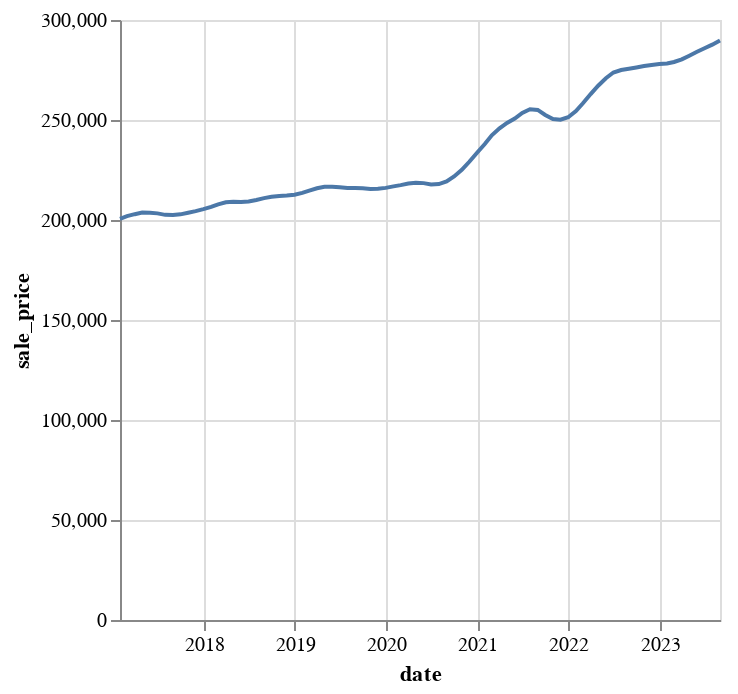

Notebook source saved alongside this figure:
### Code cell
import altair as alt

zillow_df['date'] = pd.to_datetime(zillow_df['date'])

df_19713 = zillow_df[zillow_df['zipcode'] == '19713']
alt.Chart(df_19713).mark_line().encode(
    x='date:T',
    y= 'sale_price'
)

### Figure 1 — Vega-Lite specification as saved in the notebook (floating-point values rounded to 4 significant figures)
{"config": {"view": {"continuousWidth": 300, "continuousHeight": 300}}, "data": {"name": "data-2b7bda05f4f88726af01329d7cc7e0e0"}, "mark": {"type": "line"}, "encoding": {"x": {"field": "date", "type": "temporal"}, "y": {"field": "sale_price", "type": "quantitative"}}, "$schema": "https://vega.github.io/schema/vega-lite/v5.15.1.json", "datasets": {"data-2b7bda05f4f88726af01329d7cc7e0e0": [{"RegionID": 66037, "SizeRank": 2929, "zipcode": "19713", "RegionType": "zip", "StateName": "DE", "State": "DE", "City": "Newark", "Metro": "Philadelphia-Camden-Wilmington, PA-NJ-DE-MD", "CountyName": "New Castle County", "date": "2021-12-31T00:00:00", "sale_price": 251400.0, "year": "2021", "sale_price_lagged_1month": 250200.0, "sale_price_lagged_12months": 233600.0, "month_over_month_change": -0.00483, "year_over_year_change": -0.07067}, {"RegionID": 66037, "SizeRank": 2929, "zipcode": "19713", "RegionType": "zip", "StateName": "DE", "State": "DE", "City": "Newark", "Metro": "Philadelphia-Camden-Wilmington, PA-NJ-DE-MD", "CountyName": "New Castle County", "date": "2017-05-31T00:00:00", "sale_price": 203600.0, "year": "2017", "sale_price_lagged_1month": 203700.0, "sale_price_lagged_12months": null, "month_over_month_change": 0.0004818, "year_over_year_change": null}, {"RegionID": 66037, "SizeRank": 2929, "zipcode": "19713", "RegionType": "zip", "StateName": "DE", "State": "DE", "City": "Newark", "Metro": "Philadelphia-Camden-Wilmington, PA-NJ-DE-MD", "CountyName": "New Castle County", "date": "2020-03-31T00:00:00", "sale_price": 218200.0, "year": "2020", "sale_price_lagged_1month": 217400.0, "sale_price_lagged_12months": 215800.0, "month_over_month_change": -0.003564, "year_over_year_change": -0.01089}, {"RegionID": 66037, "SizeRank": 2929, "zipcode": "19713", "RegionType": "zip", "StateName": "DE", "State": "DE", "City": "Newark", "Metro": "Philadelphia-Camden-Wilmington, PA-NJ-DE-MD", "CountyName": "New Castle County", "date": "2020-07-31T00:00:00", "sale_price": 217900.0, "year": "2020", "sale_price_lagged_1month": 217800.0, "sale_price_lagged_12months": 216000.0, "month_over_month_change": -0.0008337, "year_over_year_change": -0.009067}, {"RegionID": 66037, "SizeRank": 2929, "zipcode": "19713", "RegionType": "zip", "StateName": "DE", "State": "DE", "City": "Newark", "Metro": "Philadelphia-Camden-Wilmington, PA-NJ-DE-MD", "CountyName": "New Castle County", "date": "2017-08-31T00:00:00", "sale_price": 202500.0, "year": "2017", "sale_price_lagged_1month": 202600.0, "sale_price_lagged_12months": null, "month_over_month_change": 0.0002311, "year_over_year_change": null}, {"RegionID": 66037, "SizeRank": 2929, "zipcode": "19713", "RegionType": "zip", "StateName": "DE", "State": "DE", "City": "Newark", "Metro": "Philadelphia-Camden-Wilmington, PA-NJ-DE-MD", "CountyName": "New Castle County", "date": "2019-11-30T00:00:00", "sale_price": 215600.0, "year": "2019", "sale_price_lagged_1month": 215500.0, "sale_price_lagged_12months": 212200.0, "month_over_month_change": -0.0002179, "year_over_year_change": -0.01545}, {"RegionID": 66037, "SizeRank": 2929, "zipcode": "19713", "RegionType": "zip", "StateName": "DE", "State": "DE", "City": "Newark", "Metro": "Philadelphia-Camden-Wilmington, PA-NJ-DE-MD", "CountyName": "New Castle County", "date": "2018-05-31T00:00:00", "sale_price": 209000.0, "year": "2018", "sale_price_lagged_1month": 209200.0, "sale_price_lagged_12months": 203600.0, "month_over_month_change": 0.0006049, "year_over_year_change": -0.02592}, {"RegionID": 66037, "SizeRank": 2929, "zipcode": "19713", "RegionType": "zip", "StateName": "DE", "State": "DE", "City": "Newark", "Metro": "Philadelphia-Camden-Wilmington, PA-NJ-DE-MD", "CountyName": "New Castle County", "date": "2023-08-31T00:00:00", "sale_price": 289700.0, "year": "2023", "sale_price_lagged_1month": 287700.0, "sale_price_lagged_12months": 275600.0, "month_over_month_change": -0.007087, "year_over_year_change": -0.04878}, {"RegionID": 66037, "SizeRank": 2929, "zipcode": "19713", "RegionType": "zip", "StateName": "DE", "State": "DE", "City": "Newark", "Metro": "Philadelphia-Camden-Wilmington, PA-NJ-DE-MD", "CountyName": "New Castle County", "date": "2017-04-30T00:00:00", "sale_price": 203700.0, "year": "2017", "sale_price_lagged_1month": 202900.0, "sale_price_lagged_12months": null, "month_over_month_change": -0.003906, "year_over_year_change": null}, {"RegionID": 66037, "SizeRank": 2929, "zipcode": "19713", "RegionType": "zip", "StateName": "DE", "State": "DE", "City": "Newark", "Metro": "Philadelphia-Camden-Wilmington, PA-NJ-DE-MD", "CountyName": "New Castle County", "date": "2017-10-31T00:00:00", "sale_price": 203700.0, "year": "2017", "sale_price_lagged_1month": 202800.0, "sale_price_lagged_12months": null, "month_over_month_change": -0.004122, "year_over_year_change": null}, {"RegionID": 66037, "SizeRank": 2929, "zipcode": "19713", "RegionType": "zip", "StateName": "DE", "State": "DE", "City": "Newark", "Metro": "Philadelphia-Camden-Wilmington, PA-NJ-DE-MD", "CountyName": "New Castle County", "date": "2022-11-30T00:00:00", "sale_price": 277500.0, "year": "2022", "sale_price_lagged_1month": 277000.0, "sale_price_lagged_12months": 250200.0, "month_over_month_change": -0.001978, "year_over_year_change": -0.09846}, {"RegionID": 66037, "SizeRank": 2929, "zipcode": "19713", "RegionType": "zip", "StateName": "DE", "State": "DE", "City": "Newark", "Metro": "Philadelphia-Camden-Wilmington, PA-NJ-DE-MD", "CountyName": "New Castle County", "date": "2023-03-31T00:00:00", "sale_price": 280300.0, "year": "2023", "sale_price_lagged_1month": 279000.0, "sale_price_lagged_12months": 263000.0, "month_over_month_change": -0.004695, "year_over_year_change": -0.06192}, {"RegionID": 66037, "SizeRank": 2929, "zipcode": "19713", "RegionType": "zip", "StateName": "DE", "State": "DE", "City": "Newark", "Metro": "Philadelphia-Camden-Wilmington, PA-NJ-DE-MD", "CountyName": "New Castle County", "date": "2019-09-30T00:00:00", "sale_price": 215800.0, "year": "2019", "sale_price_lagged_1month": 216000.0, "sale_price_lagged_12months": 211600.0, "month_over_month_change": 0.0007397, "year_over_year_change": -0.01966}, {"RegionID": 66037, "SizeRank": 2929, "zipcode": "19713", "RegionType": "zip", "StateName": "DE", "State": "DE", "City": "Newark", "Metro": "Philadelphia-Camden-Wilmington, PA-NJ-DE-MD", "CountyName": "New Castle County", "date": "2019-05-31T00:00:00", "sale_price": 216700.0, "year": "2019", "sale_price_lagged_1month": 216600.0, "sale_price_lagged_12months": 209000.0, "month_over_month_change": -0.0004363, "year_over_year_change": -0.03524}, {"RegionID": 66037, "SizeRank": 2929, "zipcode": "19713", "RegionType": "zip", "StateName": "DE", "State": "DE", "City": "Newark", "Metro": "Philadelphia-Camden-Wilmington, PA-NJ-DE-MD", "CountyName": "New Castle County", "date": "2018-06-30T00:00:00", "sale_price": 209300.0, "year": "2018", "sale_price_lagged_1month": 209000.0, "sale_price_lagged_12months": 203300.0, "month_over_month_change": -0.001234, "year_over_year_change": -0.02851}, {"RegionID": 66037, "SizeRank": 2929, "zipcode": "19713", "RegionType": "zip", "StateName": "DE", "State": "DE", "City": "Newark", "Metro": "Philadelphia-Camden-Wilmington, PA-NJ-DE-MD", "CountyName": "New Castle County", "date": "2020-02-29T00:00:00", "sale_price": 217400.0, "year": "2020", "sale_price_lagged_1month": 216800.0, "sale_price_lagged_12months": 214700.0, "month_over_month_change": -0.002912, "year_over_year_change": -0.01261}, {"RegionID": 66037, "SizeRank": 2929, "zipcode": "19713", "RegionType": "zip", "StateName": "DE", "State": "DE", "City": "Newark", "Metro": "Philadelphia-Camden-Wilmington, PA-NJ-DE-MD", "CountyName": "New Castle County", "date": "2021-10-31T00:00:00", "sale_price": 250500.0, "year": "2021", "sale_price_lagged_1month": 252500.0, "sale_price_lagged_12months": 225100.0, "month_over_month_change": 0.008093, "year_over_year_change": -0.1015}, {"RegionID": 66037, "SizeRank": 2929, "zipcode": "19713", "RegionType": "zip", "StateName": "DE", "State": "DE", "City": "Newark", "Metro": "Philadelphia-Camden-Wilmington, PA-NJ-DE-MD", "CountyName": "New Castle County", "date": "2017-02-28T00:00:00", "sale_price": 201900.0, "year": "2017", "sale_price_lagged_1month": 200600.0, "sale_price_lagged_12months": null, "month_over_month_change": -0.006385, "year_over_year_change": null}, {"RegionID": 66037, "SizeRank": 2929, "zipcode": "19713", "RegionType": "zip", "StateName": "DE", "State": "DE", "City": "Newark", "Metro": "Philadelphia-Camden-Wilmington, PA-NJ-DE-MD", "CountyName": "New Castle County", "date": "2019-01-31T00:00:00", "sale_price": 213500.0, "year": "2019", "sale_price_lagged_1month": 212600.0, "sale_price_lagged_12months": 206500.0, "month_over_month_change": -0.004299, "year_over_year_change": -0.03278}, {"RegionID": 66037, "SizeRank": 2929, "zipcode": "19713", "RegionType": "zip", "StateName": "DE", "State": "DE", "City": "Newark", "Metro": "Philadelphia-Camden-Wilmington, PA-NJ-DE-MD", "CountyName": "New Castle County", "date": "2020-11-30T00:00:00", "sale_price": 229100.0, "year": "2020", "sale_price_lagged_1month": 225100.0, "sale_price_lagged_12months": 215600.0, "month_over_month_change": -0.01775, "year_over_year_change": -0.05911}, {"RegionID": 66037, "SizeRank": 2929, "zipcode": "19713", "RegionType": "zip", "StateName": "DE", "State": "DE", "City": "Newark", "Metro": "Philadelphia-Camden-Wilmington, PA-NJ-DE-MD", "CountyName": "New Castle County", "date": "2017-09-30T00:00:00", "sale_price": 202800.0, "year": "2017", "sale_price_lagged_1month": 202500.0, "sale_price_lagged_12months": null, "month_over_month_change": -0.001464, "year_over_year_change": null}, {"RegionID": 66037, "SizeRank": 2929, "zipcode": "19713", "RegionType": "zip", "StateName": "DE", "State": "DE", "City": "Newark", "Metro": "Philadelphia-Camden-Wilmington, PA-NJ-DE-MD", "CountyName": "New Castle County", "date": "2018-11-30T00:00:00", "sale_price": 212200.0, "year": "2018", "sale_price_lagged_1month": 212000.0, "sale_price_lagged_12months": 204500.0, "month_over_month_change": -0.001181, "year_over_year_change": -0.03672}, {"RegionID": 66037, "SizeRank": 2929, "zipcode": "19713", "RegionType": "zip", "StateName": "DE", "State": "DE", "City": "Newark", "Metro": "Philadelphia-Camden-Wilmington, PA-NJ-DE-MD", "CountyName": "New Castle County", "date": "2018-07-31T00:00:00", "sale_price": 210000.0, "year": "2018", "sale_price_lagged_1month": 209300.0, "sale_price_lagged_12months": 202600.0, "month_over_month_change": -0.003419, "year_over_year_change": -0.03538}, {"RegionID": 66037, "SizeRank": 2929, "zipcode": "19713", "RegionType": "zip", "StateName": "DE", "State": "DE", "City": "Newark", "Metro": "Philadelphia-Camden-Wilmington, PA-NJ-DE-MD", "CountyName": "New Castle County", "date": "2022-04-30T00:00:00", "sale_price": 267100.0, "year": "2022", "sale_price_lagged_1month": 263000.0, "sale_price_lagged_12months": 248600.0, "month_over_month_change": -0.01558, "year_over_year_change": -0.06953}, {"RegionID": 66037, "SizeRank": 2929, "zipcode": "19713", "RegionType": "zip", "StateName": "DE", "State": "DE", "City": "Newark", "Metro": "Philadelphia-Camden-Wilmington, PA-NJ-DE-MD", "CountyName": "New Castle County", "date": "2021-03-31T00:00:00", "sale_price": 245800.0, "year": "2021", "sale_price_lagged_1month": 242400.0, "sale_price_lagged_12months": 218200.0, "month_over_month_change": -0.01414, "year_over_year_change": -0.1124}, {"RegionID": 66037, "SizeRank": 2929, "zipcode": "19713", "RegionType": "zip", "StateName": "DE", "State": "DE", "City": "Newark", "Metro": "Philadelphia-Camden-Wilmington, PA-NJ-DE-MD", "CountyName": "New Castle County", "date": "2022-01-31T00:00:00", "sale_price": 254500.0, "year": "2022", "sale_price_lagged_1month": 251400.0, "sale_price_lagged_12months": 238000.0, "month_over_month_change": -0.0122, "year_over_year_change": -0.06486}, {"RegionID": 66037, "SizeRank": 2929, "zipcode": "19713", "RegionType": "zip", "StateName": "DE", "State": "DE", "City": "Newark", "Metro": "Philadelphia-Camden-Wilmington, PA-NJ-DE-MD", "CountyName": "New Castle County", "date": "2019-07-31T00:00:00", "sale_price": 216000.0, "year": "2019", "sale_price_lagged_1month": 216400.0, "sale_price_lagged_12months": 210000.0, "month_over_month_change": 0.00187, "year_over_year_change": -0.02764}, {"RegionID": 66037, "SizeRank": 2929, "zipcode": "19713", "RegionType": "zip", "StateName": "DE", "State": "DE", "City": "Newark", "Metro": "Philadelphia-Camden-Wilmington, PA-NJ-DE-MD", "CountyName": "New Castle County", "date": "2020-01-31T00:00:00", "sale_price": 216800.0, "year": "2020", "sale_price_lagged_1month": 216100.0, "sale_price_lagged_12months": 213500.0, "month_over_month_change": -0.003449, "year_over_year_change": -0.01506}, {"RegionID": 66037, "SizeRank": 2929, "zipcode": "19713", "RegionType": "zip", "StateName": "DE", "State": "DE", "City": "Newark", "Metro": "Philadelphia-Camden-Wilmington, PA-NJ-DE-MD", "CountyName": "New Castle County", "date": "2022-12-31T00:00:00", "sale_price": 278000.0, "year": "2022", "sale_price_lagged_1month": 277500.0, "sale_price_lagged_12months": 251400.0, "month_over_month_change": -0.00161, "year_over_year_change": -0.09555}, {"RegionID": 66037, "SizeRank": 2929, "zipcode": "19713", "RegionType": "zip", "StateName": "DE", "State": "DE", "City": "Newark", "Metro": "Philadelphia-Camden-Wilmington, PA-NJ-DE-MD", "CountyName": "New Castle County", "date": "2020-08-31T00:00:00", "sale_price": 219300.0, "year": "2020", "sale_price_lagged_1month": 217900.0, "sale_price_lagged_12months": 216000.0, "month_over_month_change": -0.006083, "year_over_year_change": -0.01508}, {"RegionID": 66037, "SizeRank": 2929, "zipcode": "19713", "RegionType": "zip", "StateName": "DE", "State": "DE", "City": "Newark", "Metro": "Philadelphia-Camden-Wilmington, PA-NJ-DE-MD", "CountyName": "New Castle County", "date": "2022-05-31T00:00:00", "sale_price": 270900.0, "year": "2022", "sale_price_lagged_1month": 267100.0, "sale_price_lagged_12months": 250700.0, "month_over_month_change": -0.01392, "year_over_year_change": -0.07438}, {"RegionID": 66037, "SizeRank": 2929, "zipcode": "19713", "RegionType": "zip", "StateName": "DE", "State": "DE", "City": "Newark", "Metro": "Philadelphia-Camden-Wilmington, PA-NJ-DE-MD", "CountyName": "New Castle County", "date": "2018-09-30T00:00:00", "sale_price": 211600.0, "year": "2018", "sale_price_lagged_1month": 210900.0, "sale_price_lagged_12months": 202800.0, "month_over_month_change": -0.003055, "year_over_year_change": -0.04136}, {"RegionID": 66037, "SizeRank": 2929, "zipcode": "19713", "RegionType": "zip", "StateName": "DE", "State": "DE", "City": "Newark", "Metro": "Philadelphia-Camden-Wilmington, PA-NJ-DE-MD", "CountyName": "New Castle County", "date": "2020-10-31T00:00:00", "sale_price": 225100.0, "year": "2020", "sale_price_lagged_1month": 221800.0, "sale_price_lagged_12months": 215500.0, "month_over_month_change": -0.01458, "year_over_year_change": -0.04232}, {"RegionID": 66037, "SizeRank": 2929, "zipcode": "19713", "RegionType": "zip", "StateName": "DE", "State": "DE", "City": "Newark", "Metro": "Philadelphia-Camden-Wilmington, PA-NJ-DE-MD", "CountyName": "New Castle County", "date": "2021-07-31T00:00:00", "sale_price": 255400.0, "year": "2021", "sale_price_lagged_1month": 253600.0, "sale_price_lagged_12months": 217900.0, "month_over_month_change": -0.007165, "year_over_year_change": -0.1466}, {"RegionID": 66037, "SizeRank": 2929, "zipcode": "19713", "RegionType": "zip", "StateName": "DE", "State": "DE", "City": "Newark", "Metro": "Philadelphia-Camden-Wilmington, PA-NJ-DE-MD", "CountyName": "New Castle County", "date": "2017-12-31T00:00:00", "sale_price": 205400.0, "year": "2017", "sale_price_lagged_1month": 204500.0, "sale_price_lagged_12months": null, "month_over_month_change": -0.004766, "year_over_year_change": null}, {"RegionID": 66037, "SizeRank": 2929, "zipcode": "19713", "RegionType": "zip", "StateName": "DE", "State": "DE", "City": "Newark", "Metro": "Philadelphia-Camden-Wilmington, PA-NJ-DE-MD", "CountyName": "New Castle County", "date": "2023-01-31T00:00:00", "sale_price": 278200.0, "year": "2023", "sale_price_lagged_1month": 278000.0, "sale_price_lagged_12months": 254500.0, "month_over_month_change": -0.0009488, "year_over_year_change": -0.08525}, {"RegionID": 66037, "SizeRank": 2929, "zipcode": "19713", "RegionType": "zip", "StateName": "DE", "State": "DE", "City": "Newark", "Metro": "Philadelphia-Camden-Wilmington, PA-NJ-DE-MD", "CountyName": "New Castle County", "date": "2021-11-30T00:00:00", "sale_price": 250200.0, "year": "2021", "sale_price_lagged_1month": 250500.0, "sale_price_lagged_12months": 229100.0, "month_over_month_change": 0.001153, "year_over_year_change": -0.0842}, {"RegionID": 66037, "SizeRank": 2929, "zipcode": "19713", "RegionType": "zip", "StateName": "DE", "State": "DE", "City": "Newark", "Metro": "Philadelphia-Camden-Wilmington, PA-NJ-DE-MD", "CountyName": "New Castle County", "date": "2019-04-30T00:00:00", "sale_price": 216600.0, "year": "2019", "sale_price_lagged_1month": 215800.0, "sale_price_lagged_12months": 209200.0, "month_over_month_change": -0.003325, "year_over_year_change": -0.03424}, {"RegionID": 66037, "SizeRank": 2929, "zipcode": "19713", "RegionType": "zip", "StateName": "DE", "State": "DE", "City": "Newark", "Metro": "Philadelphia-Camden-Wilmington, PA-NJ-DE-MD", "CountyName": "New Castle County", "date": "2018-02-28T00:00:00", "sale_price": 207900.0, "year": "2018", "sale_price_lagged_1month": 206500.0, "sale_price_lagged_12months": 201900.0, "month_over_month_change": -0.006291, "year_over_year_change": -0.02861}, {"RegionID": 66037, "SizeRank": 2929, "zipcode": "19713", "RegionType": "zip", "StateName": "DE", "State": "DE", "City": "Newark", "Metro": "Philadelphia-Camden-Wilmington, PA-NJ-DE-MD", "CountyName": "New Castle County", "date": "2017-07-31T00:00:00", "sale_price": 202600.0, "year": "2017", "sale_price_lagged_1month": 203300.0, "sale_price_lagged_12months": null, "month_over_month_change": 0.003683, "year_over_year_change": null}, {"RegionID": 66037, "SizeRank": 2929, "zipcode": "19713", "RegionType": "zip", "StateName": "DE", "State": "DE", "City": "Newark", "Metro": "Philadelphia-Camden-Wilmington, PA-NJ-DE-MD", "CountyName": "New Castle County", "date": "2022-10-31T00:00:00", "sale_price": 277000.0, "year": "2022", "sale_price_lagged_1month": 276200.0, "sale_price_lagged_12months": 250500.0, "month_over_month_change": -0.002643, "year_over_year_change": -0.09564}, {"RegionID": 66037, "SizeRank": 2929, "zipcode": "19713", "RegionType": "zip", "StateName": "DE", "State": "DE", "City": "Newark", "Metro": "Philadelphia-Camden-Wilmington, PA-NJ-DE-MD", "CountyName": "New Castle County", "date": "2020-12-31T00:00:00", "sale_price": 233600.0, "year": "2020", "sale_price_lagged_1month": 229100.0, "sale_price_lagged_12months": 216100.0, "month_over_month_change": -0.01932, "year_over_year_change": -0.0752}, {"RegionID": 66037, "SizeRank": 2929, "zipcode": "19713", "RegionType": "zip", "StateName": "DE", "State": "DE", "City": "Newark", "Metro": "Philadelphia-Camden-Wilmington, PA-NJ-DE-MD", "CountyName": "New Castle County", "date": "2018-01-31T00:00:00", "sale_price": 206500.0, "year": "2018", "sale_price_lagged_1month": 205400.0, "sale_price_lagged_12months": 200600.0, "month_over_month_change": -0.005402, "year_over_year_change": -0.0287}, {"RegionID": 66037, "SizeRank": 2929, "zipcode": "19713", "RegionType": "zip", "StateName": "DE", "State": "DE", "City": "Newark", "Metro": "Philadelphia-Camden-Wilmington, PA-NJ-DE-MD", "CountyName": "New Castle County", "date": "2018-04-30T00:00:00", "sale_price": 209200.0, "year": "2018", "sale_price_lagged_1month": 208900.0, "sale_price_lagged_12months": 203700.0, "month_over_month_change": -0.001349, "year_over_year_change": -0.02604}, {"RegionID": 66037, "SizeRank": 2929, "zipcode": "19713", "RegionType": "zip", "StateName": "DE", "State": "DE", "City": "Newark", "Metro": "Philadelphia-Camden-Wilmington, PA-NJ-DE-MD", "CountyName": "New Castle County", "date": "2023-05-31T00:00:00", "sale_price": 284100.0, "year": "2023", "sale_price_lagged_1month": 282200.0, "sale_price_lagged_12months": 270900.0, "month_over_month_change": -0.006817, "year_over_year_change": -0.04644}, {"RegionID": 66037, "SizeRank": 2929, "zipcode": "19713", "RegionType": "zip", "StateName": "DE", "State": "DE", "City": "Newark", "Metro": "Philadelphia-Camden-Wilmington, PA-NJ-DE-MD", "CountyName": "New Castle County", "date": "2023-06-30T00:00:00", "sale_price": 285900.0, "year": "2023", "sale_price_lagged_1month": 284100.0, "sale_price_lagged_12months": 273700.0, "month_over_month_change": -0.006233, "year_over_year_change": -0.04245}, {"RegionID": 66037, "SizeRank": 2929, "zipcode": "19713", "RegionType": "zip", "StateName": "DE", "State": "DE", "City": "Newark", "Metro": "Philadelphia-Camden-Wilmington, PA-NJ-DE-MD", "CountyName": "New Castle County", "date": "2020-05-31T00:00:00", "sale_price": 218400.0, "year": "2020", "sale_price_lagged_1month": 218700.0, "sale_price_lagged_12months": 216700.0, "month_over_month_change": 0.001, "year_over_year_change": -0.00814}, {"RegionID": 66037, "SizeRank": 2929, "zipcode": "19713", "RegionType": "zip", "StateName": "DE", "State": "DE", "City": "Newark", "Metro": "Philadelphia-Camden-Wilmington, PA-NJ-DE-MD", "CountyName": "New Castle County", "date": "2022-02-28T00:00:00", "sale_price": 258400.0, "year": "2022", "sale_price_lagged_1month": 254500.0, "sale_price_lagged_12months": 242400.0, "month_over_month_change": -0.01495, "year_over_year_change": -0.06191}, {"RegionID": 66037, "SizeRank": 2929, "zipcode": "19713", "RegionType": "zip", "StateName": "DE", "State": "DE", "City": "Newark", "Metro": "Philadelphia-Camden-Wilmington, PA-NJ-DE-MD", "CountyName": "New Castle County", "date": "2020-09-30T00:00:00", "sale_price": 221800.0, "year": "2020", "sale_price_lagged_1month": 219300.0, "sale_price_lagged_12months": 215800.0, "month_over_month_change": -0.01123, "year_over_year_change": -0.02686}, {"RegionID": 66037, "SizeRank": 2929, "zipcode": "19713", "RegionType": "zip", "StateName": "DE", "State": "DE", "City": "Newark", "Metro": "Philadelphia-Camden-Wilmington, PA-NJ-DE-MD", "CountyName": "New Castle County", "date": "2023-02-28T00:00:00", "sale_price": 279000.0, "year": "2023", "sale_price_lagged_1month": 278200.0, "sale_price_lagged_12months": 258400.0, "month_over_month_change": -0.002821, "year_over_year_change": -0.07398}, {"RegionID": 66037, "SizeRank": 2929, "zipcode": "19713", "RegionType": "zip", "StateName": "DE", "State": "DE", "City": "Newark", "Metro": "Philadelphia-Camden-Wilmington, PA-NJ-DE-MD", "CountyName": "New Castle County", "date": "2022-09-30T00:00:00", "sale_price": 276200.0, "year": "2022", "sale_price_lagged_1month": 275600.0, "sale_price_lagged_12months": 252500.0, "month_over_month_change": -0.002333, "year_over_year_change": -0.0859}, {"RegionID": 66037, "SizeRank": 2929, "zipcode": "19713", "RegionType": "zip", "StateName": "DE", "State": "DE", "City": "Newark", "Metro": "Philadelphia-Camden-Wilmington, PA-NJ-DE-MD", "CountyName": "New Castle County", "date": "2020-04-30T00:00:00", "sale_price": 218700.0, "year": "2020", "sale_price_lagged_1month": 218200.0, "sale_price_lagged_12months": 216600.0, "month_over_month_change": -0.001993, "year_over_year_change": -0.009563}, {"RegionID": 66037, "SizeRank": 2929, "zipcode": "19713", "RegionType": "zip", "StateName": "DE", "State": "DE", "City": "Newark", "Metro": "Philadelphia-Camden-Wilmington, PA-NJ-DE-MD", "CountyName": "New Castle County", "date": "2021-01-31T00:00:00", "sale_price": 238000.0, "year": "2021", "sale_price_lagged_1month": 233600.0, "sale_price_lagged_12months": 216800.0, "month_over_month_change": -0.01834, "year_over_year_change": -0.08901}, {"RegionID": 66037, "SizeRank": 2929, "zipcode": "19713", "RegionType": "zip", "StateName": "DE", "State": "DE", "City": "Newark", "Metro": "Philadelphia-Camden-Wilmington, PA-NJ-DE-MD", "CountyName": "New Castle County", "date": "2018-12-31T00:00:00", "sale_price": 212600.0, "year": "2018", "sale_price_lagged_1month": 212200.0, "sale_price_lagged_12months": 205400.0, "month_over_month_change": -0.0018, "year_over_year_change": -0.03385}, {"RegionID": 66037, "SizeRank": 2929, "zipcode": "19713", "RegionType": "zip", "StateName": "DE", "State": "DE", "City": "Newark", "Metro": "Philadelphia-Camden-Wilmington, PA-NJ-DE-MD", "CountyName": "New Castle County", "date": "2020-06-30T00:00:00", "sale_price": 217800.0, "year": "2020", "sale_price_lagged_1month": 218400.0, "sale_price_lagged_12months": 216400.0, "month_over_month_change": 0.003099, "year_over_year_change": -0.006386}, {"RegionID": 66037, "SizeRank": 2929, "zipcode": "19713", "RegionType": "zip", "StateName": "DE", "State": "DE", "City": "Newark", "Metro": "Philadelphia-Camden-Wilmington, PA-NJ-DE-MD", "CountyName": "New Castle County", "date": "2022-08-31T00:00:00", "sale_price": 275600.0, "year": "2022", "sale_price_lagged_1month": 275000.0, "sale_price_lagged_12months": 255000.0, "month_over_month_change": -0.002212, "year_over_year_change": -0.07454}, {"RegionID": 66037, "SizeRank": 2929, "zipcode": "19713", "RegionType": "zip", "StateName": "DE", "State": "DE", "City": "Newark", "Metro": "Philadelphia-Camden-Wilmington, PA-NJ-DE-MD", "CountyName": "New Castle County", "date": "2023-04-30T00:00:00", "sale_price": 282200.0, "year": "2023", "sale_price_lagged_1month": 280300.0, "sale_price_lagged_12months": 267100.0, "month_over_month_change": -0.006481, "year_over_year_change": -0.05325}, {"RegionID": 66037, "SizeRank": 2929, "zipcode": "19713", "RegionType": "zip", "StateName": "DE", "State": "DE", "City": "Newark", "Metro": "Philadelphia-Camden-Wilmington, PA-NJ-DE-MD", "CountyName": "New Castle County", "date": "2021-05-31T00:00:00", "sale_price": 250700.0, "year": "2021", "sale_price_lagged_1month": 248600.0, "sale_price_lagged_12months": 218400.0, "month_over_month_change": -0.008747, "year_over_year_change": -0.1288}, {"RegionID": 66037, "SizeRank": 2929, "zipcode": "19713", "RegionType": "zip", "StateName": "DE", "State": "DE", "City": "Newark", "Metro": "Philadelphia-Camden-Wilmington, PA-NJ-DE-MD", "CountyName": "New Castle County", "date": "2022-06-30T00:00:00", "sale_price": 273700.0, "year": "2022", "sale_price_lagged_1month": 270900.0, "sale_price_lagged_12months": 253600.0, "month_over_month_change": -0.01037, "year_over_year_change": -0.0737}, {"RegionID": 66037, "SizeRank": 2929, "zipcode": "19713", "RegionType": "zip", "StateName": "DE", "State": "DE", "City": "Newark", "Metro": "Philadelphia-Camden-Wilmington, PA-NJ-DE-MD", "CountyName": "New Castle County", "date": "2019-08-31T00:00:00", "sale_price": 216000.0, "year": "2019", "sale_price_lagged_1month": 216000.0, "sale_price_lagged_12months": 210900.0, "month_over_month_change": -1.611e-05, "year_over_year_change": -0.02338}, {"RegionID": 66037, "SizeRank": 2929, "zipcode": "19713", "RegionType": "zip", "StateName": "DE", "State": "DE", "City": "Newark", "Metro": "Philadelphia-Camden-Wilmington, PA-NJ-DE-MD", "CountyName": "New Castle County", "date": "2017-03-31T00:00:00", "sale_price": 202900.0, "year": "2017", "sale_price_lagged_1month": 201900.0, "sale_price_lagged_12months": null, "month_over_month_change": -0.00494, "year_over_year_change": null}, {"RegionID": 66037, "SizeRank": 2929, "zipcode": "19713", "RegionType": "zip", "StateName": "DE", "State": "DE", "City": "Newark", "Metro": "Philadelphia-Camden-Wilmington, PA-NJ-DE-MD", "CountyName": "New Castle County", "date": "2021-06-30T00:00:00", "sale_price": 253600.0, "year": "2021", "sale_price_lagged_1month": 250700.0, "sale_price_lagged_12months": 217800.0, "month_over_month_change": -0.0111, "year_over_year_change": -0.1412}, {"RegionID": 66037, "SizeRank": 2929, "zipcode": "19713", "RegionType": "zip", "StateName": "DE", "State": "DE", "City": "Newark", "Metro": "Philadelphia-Camden-Wilmington, PA-NJ-DE-MD", "CountyName": "New Castle County", "date": "2019-06-30T00:00:00", "sale_price": 216400.0, "year": "2019", "sale_price_lagged_1month": 216700.0, "sale_price_lagged_12months": 209300.0, "month_over_month_change": 0.001328, "year_over_year_change": -0.03277}, {"RegionID": 66037, "SizeRank": 2929, "zipcode": "19713", "RegionType": "zip", "StateName": "DE", "State": "DE", "City": "Newark", "Metro": "Philadelphia-Camden-Wilmington, PA-NJ-DE-MD", "CountyName": "New Castle County", "date": "2023-07-31T00:00:00", "sale_price": 287700.0, "year": "2023", "sale_price_lagged_1month": 285900.0, "sale_price_lagged_12months": 275000.0, "month_over_month_change": -0.006234, "year_over_year_change": -0.04411}, {"RegionID": 66037, "SizeRank": 2929, "zipcode": "19713", "RegionType": "zip", "StateName": "DE", "State": "DE", "City": "Newark", "Metro": "Philadelphia-Camden-Wilmington, PA-NJ-DE-MD", "CountyName": "New Castle County", "date": "2018-03-31T00:00:00", "sale_price": 208900.0, "year": "2018", "sale_price_lagged_1month": 207900.0, "sale_price_lagged_12months": 202900.0, "month_over_month_change": -0.004865, "year_over_year_change": -0.02853}, {"RegionID": 66037, "SizeRank": 2929, "zipcode": "19713", "RegionType": "zip", "StateName": "DE", "State": "DE", "City": "Newark", "Metro": "Philadelphia-Camden-Wilmington, PA-NJ-DE-MD", "CountyName": "New Castle County", "date": "2018-08-31T00:00:00", "sale_price": 210900.0, "year": "2018", "sale_price_lagged_1month": 210000.0, "sale_price_lagged_12months": 202500.0, "month_over_month_change": -0.004377, "year_over_year_change": -0.03983}, {"RegionID": 66037, "SizeRank": 2929, "zipcode": "19713", "RegionType": "zip", "StateName": "DE", "State": "DE", "City": "Newark", "Metro": "Philadelphia-Camden-Wilmington, PA-NJ-DE-MD", "CountyName": "New Castle County", "date": "2022-07-31T00:00:00", "sale_price": 275000.0, "year": "2022", "sale_price_lagged_1month": 273700.0, "sale_price_lagged_12months": 255400.0, "month_over_month_change": -0.004504, "year_over_year_change": -0.07122}, {"RegionID": 66037, "SizeRank": 2929, "zipcode": "19713", "RegionType": "zip", "StateName": "DE", "State": "DE", "City": "Newark", "Metro": "Philadelphia-Camden-Wilmington, PA-NJ-DE-MD", "CountyName": "New Castle County", "date": "2017-06-30T00:00:00", "sale_price": 203300.0, "year": "2017", "sale_price_lagged_1month": 203600.0, "sale_price_lagged_12months": null, "month_over_month_change": 0.001428, "year_over_year_change": null}, {"RegionID": 66037, "SizeRank": 2929, "zipcode": "19713", "RegionType": "zip", "StateName": "DE", "State": "DE", "City": "Newark", "Metro": "Philadelphia-Camden-Wilmington, PA-NJ-DE-MD", "CountyName": "New Castle County", "date": "2019-12-31T00:00:00", "sale_price": 216100.0, "year": "2019", "sale_price_lagged_1month": 215600.0, "sale_price_lagged_12months": 212600.0, "month_over_month_change": -0.002259, "year_over_year_change": -0.0159}, {"RegionID": 66037, "SizeRank": 2929, "zipcode": "19713", "RegionType": "zip", "StateName": "DE", "State": "DE", "City": "Newark", "Metro": "Philadelphia-Camden-Wilmington, PA-NJ-DE-MD", "CountyName": "New Castle County", "date": "2017-11-30T00:00:00", "sale_price": 204500.0, "year": "2017", "sale_price_lagged_1month": 203700.0, "sale_price_lagged_12months": null, "month_over_month_change": -0.003864, "year_over_year_change": null}, {"RegionID": 66037, "SizeRank": 2929, "zipcode": "19713", "RegionType": "zip", "StateName": "DE", "State": "DE", "City": "Newark", "Metro": "Philadelphia-Camden-Wilmington, PA-NJ-DE-MD", "CountyName": "New Castle County", "date": "2019-02-28T00:00:00", "sale_price": 214700.0, "year": "2019", "sale_price_lagged_1month": 213500.0, "sale_price_lagged_12months": 207900.0, "month_over_month_change": -0.005394, "year_over_year_change": -0.0319}, {"RegionID": 66037, "SizeRank": 2929, "zipcode": "19713", "RegionType": "zip", "StateName": "DE", "State": "DE", "City": "Newark", "Metro": "Philadelphia-Camden-Wilmington, PA-NJ-DE-MD", "CountyName": "New Castle County", "date": "2019-10-31T00:00:00", "sale_price": 215500.0, "year": "2019", "sale_price_lagged_1month": 215800.0, "sale_price_lagged_12months": 212000.0, "month_over_month_change": 0.001326, "year_over_year_change": -0.0164}, {"RegionID": 66037, "SizeRank": 2929, "zipcode": "19713", "RegionType": "zip", "StateName": "DE", "State": "DE", "City": "Newark", "Metro": "Philadelphia-Camden-Wilmington, PA-NJ-DE-MD", "CountyName": "New Castle County", "date": "2022-03-31T00:00:00", "sale_price": 263000.0, "year": "2022", "sale_price_lagged_1month": 258400.0, "sale_price_lagged_12months": 245800.0, "month_over_month_change": -0.01749, "year_over_year_change": -0.0651}, {"RegionID": 66037, "SizeRank": 2929, "zipcode": "19713", "RegionType": "zip", "StateName": "DE", "State": "DE", "City": "Newark", "Metro": "Philadelphia-Camden-Wilmington, PA-NJ-DE-MD", "CountyName": "New Castle County", "date": "2021-08-31T00:00:00", "sale_price": 255000.0, "year": "2021", "sale_price_lagged_1month": 255400.0, "sale_price_lagged_12months": 219300.0, "month_over_month_change": 0.001367, "year_over_year_change": -0.1402}, {"RegionID": 66037, "SizeRank": 2929, "zipcode": "19713", "RegionType": "zip", "StateName": "DE", "State": "DE", "City": "Newark", "Metro": "Philadelphia-Camden-Wilmington, PA-NJ-DE-MD", "CountyName": "New Castle County", "date": "2021-04-30T00:00:00", "sale_price": 248600.0, "year": "2021", "sale_price_lagged_1month": 245800.0, "sale_price_lagged_12months": 218700.0, "month_over_month_change": -0.01089, "year_over_year_change": -0.1203}, {"RegionID": 66037, "SizeRank": 2929, "zipcode": "19713", "RegionType": "zip", "StateName": "DE", "State": "DE", "City": "Newark", "Metro": "Philadelphia-Camden-Wilmington, PA-NJ-DE-MD", "CountyName": "New Castle County", "date": "2021-02-28T00:00:00", "sale_price": 242400.0, "year": "2021", "sale_price_lagged_1month": 238000.0, "sale_price_lagged_12months": 217400.0, "month_over_month_change": -0.01805, "year_over_year_change": -0.1028}, {"RegionID": 66037, "SizeRank": 2929, "zipcode": "19713", "RegionType": "zip", "StateName": "DE", "State": "DE", "City": "Newark", "Metro": "Philadelphia-Camden-Wilmington, PA-NJ-DE-MD", "CountyName": "New Castle County", "date": "2017-01-31T00:00:00", "sale_price": 200600.0, "year": "2017", "sale_price_lagged_1month": null, "sale_price_lagged_12months": null, "month_over_month_change": null, "year_over_year_change": null}, {"RegionID": 66037, "SizeRank": 2929, "zipcode": "19713", "RegionType": "zip", "StateName": "DE", "State": "DE", "City": "Newark", "Metro": "Philadelphia-Camden-Wilmington, PA-NJ-DE-MD", "CountyName": "New Castle County", "date": "2018-10-31T00:00:00", "sale_price": 212000.0, "year": "2018", "sale_price_lagged_1month": 211600.0, "sale_price_lagged_12months": 203700.0, "month_over_month_change": -0.001992, "year_over_year_change": -0.0393}, {"RegionID": 66037, "SizeRank": 2929, "zipcode": "19713", "RegionType": "zip", "StateName": "DE", "State": "DE", "City": "Newark", "Metro": "Philadelphia-Camden-Wilmington, PA-NJ-DE-MD", "CountyName": "New Castle County", "date": "2021-09-30T00:00:00", "sale_price": 252500.0, "year": "2021", "sale_price_lagged_1month": 255000.0, "sale_price_lagged_12months": 221800.0, "month_over_month_change": 0.01007, "year_over_year_change": -0.1217}, {"RegionID": 66037, "SizeRank": 2929, "zipcode": "19713", "RegionType": "zip", "StateName": "DE", "State": "DE", "City": "Newark", "Metro": "Philadelphia-Camden-Wilmington, PA-NJ-DE-MD", "CountyName": "New Castle County", "date": "2019-03-31T00:00:00", "sale_price": 215800.0, "year": "2019", "sale_price_lagged_1month": 214700.0, "sale_price_lagged_12months": 208900.0, "month_over_month_change": -0.005297, "year_over_year_change": -0.03232}]}}
